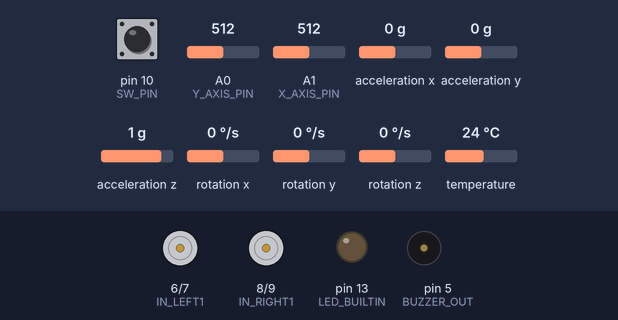
The sketch below on a simulated Arduino Uno, built with avr-gcc and run on an emulated ATmega328P. Shown: motor-driver pin pairs drawn as motors (green arrow = first pin HIGH = forward, orange = second pin HIGH = backward, longer = more drive), output pins drawn as LEDs (lit = HIGH), buzzer (waves = sounding, pin HIGH). The inputs (shaded band) are chosen by the test bench; at power-on: A1 (X_AXIS_PIN) = 512, A0 (Y_AXIS_PIN) = 512, rotation y 0 °/s, pin 10 (SW_PIN) HIGH, acceleration x 0 g, acceleration y 0 g, acceleration z 1 g, rotation x 0 °/s, rotation z 0 °/s, temperature 24 °C.

Above: at 1.3 s.
1.4 s: A1 (X_AXIS_PIN) set to 390
At 2.13 s:
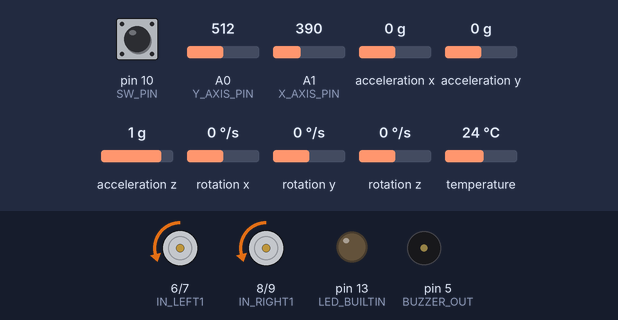
4.4 s: A0 (Y_AXIS_PIN) set to 90
At 4.89 s:
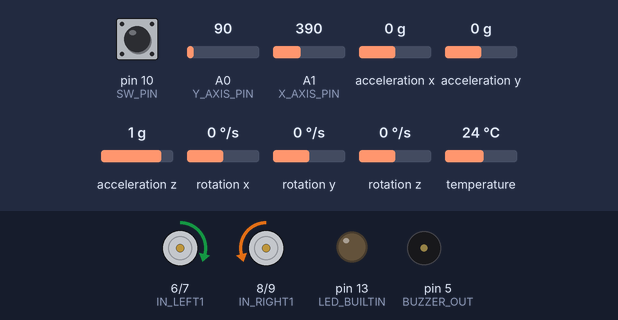
7.4 s: A0 (Y_AXIS_PIN) set to 306
10.4 s: rotation y set to -192 °/s
13.4 s: pin 10 (SW_PIN) pulled LOW for 3.2 s
19.6 s: A1 (X_AXIS_PIN) set to 716
At 28.23 s:
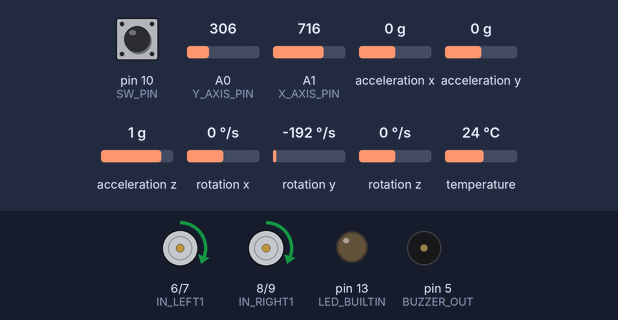
Timing chart, 0 to 62.0 s (numbered marks = the images above; inputs shaded):
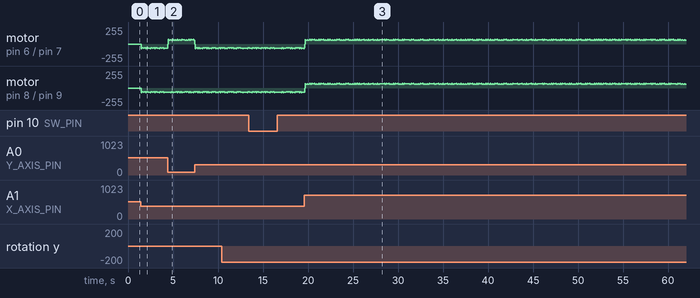

The sketch:

eeprom_motor_driver_bt_connected.ino
```cpp
#include <SPI.h>
#include <SoftwareSerial.h>
#include <Adafruit_MPU6050.h>
#include <Adafruit_Sensor.h>
#include <Wire.h>
#include <EEPROM.h>

Adafruit_MPU6050 mpu;
sensors_event_t a, g, temp;
int acceleration;
float gyrox,gyroy,gyroz;
float accx,accy,accz;
// FILE file;
const int numberStartAddress = 0;  //starting address of eeprom
int time_count;


SoftwareSerial sSerial(11, 12);

#define X_AXIS_PIN A1  // left-right
#define Y_AXIS_PIN A0  // front-back
#define SW_PIN 10

// motor left
#define IN_LEFT1 6  // motor A spin 1
#define IN_LEFT2 7  // motor A spin 2

// motor right
#define IN_RIGHT1 8  // motor B spin 1
#define IN_RIGHT2 9  // motor B spin 2

// speed factor
#define FACTOR 0.3  // average fraction of total voltage (PWM)

// buzzer
#define BUZZER_OUT 5

// loop delay
#define DELTA 10.0  // ms
#define HORIZONTAL_THRESHOLD 400
#define VERTICAL_THRESHOLD 100

//bluetooh items
bool bt_flag;
String command = "";
String state = "";
bool onInput;
String tempnum;
bool buzzflag;

void Forward() {
  digitalWrite(IN_LEFT1, HIGH);
  digitalWrite(IN_LEFT2, LOW);
  digitalWrite(IN_RIGHT1, LOW);
  digitalWrite(IN_RIGHT2, HIGH);
  delay(DELTA * FACTOR);
  digitalWrite(IN_LEFT1, LOW);
  digitalWrite(IN_LEFT2, LOW);
  digitalWrite(IN_RIGHT1, LOW);
  digitalWrite(IN_RIGHT2, LOW);
  delay(DELTA * (1.0 - FACTOR));
}

void Backward() {
  digitalWrite(IN_LEFT1, LOW);
  digitalWrite(IN_LEFT2, HIGH);
  digitalWrite(IN_RIGHT1, HIGH);
  digitalWrite(IN_RIGHT2, LOW);
  delay(DELTA * FACTOR);
  digitalWrite(IN_LEFT1, LOW);
  digitalWrite(IN_LEFT2, LOW);
  digitalWrite(IN_RIGHT1, LOW);
  digitalWrite(IN_RIGHT2, LOW);
  delay(DELTA * (1.0 - FACTOR));
}

void Left() {
  digitalWrite(IN_LEFT1, LOW);
  digitalWrite(IN_LEFT2, HIGH);
  digitalWrite(IN_RIGHT1, LOW);
  digitalWrite(IN_RIGHT2, HIGH);
  delay(DELTA * FACTOR);
  digitalWrite(IN_LEFT1, LOW);
  digitalWrite(IN_LEFT2, LOW);
  digitalWrite(IN_RIGHT1, LOW);
  digitalWrite(IN_RIGHT2, LOW);
  delay(DELTA * (1.0 - FACTOR));
}

void Right() {
  digitalWrite(IN_LEFT1, HIGH);
  digitalWrite(IN_LEFT2, LOW);
  digitalWrite(IN_RIGHT1, HIGH);
  digitalWrite(IN_RIGHT2, LOW);
  delay(DELTA * FACTOR);
  digitalWrite(IN_LEFT1, LOW);
  digitalWrite(IN_LEFT2, LOW);
  digitalWrite(IN_RIGHT1, LOW);
  digitalWrite(IN_RIGHT2, LOW);
  delay(DELTA * (1.0 - FACTOR));
}

void Stop() {
  digitalWrite(IN_LEFT1, LOW);
  digitalWrite(IN_LEFT2, LOW);
  digitalWrite(IN_RIGHT1, LOW);
  digitalWrite(IN_RIGHT2, LOW);
  delay(DELTA);
}

void setup() {

  sSerial.begin(9600);
  pinMode(SW_PIN, INPUT);
  digitalWrite(SW_PIN, HIGH);
  pinMode(BUZZER_OUT,OUTPUT);
  digitalWrite(BUZZER_OUT, LOW);
  pinMode(X_AXIS_PIN, INPUT);
  pinMode(Y_AXIS_PIN, INPUT);
  pinMode(IN_LEFT1, OUTPUT);
  pinMode(IN_LEFT2, OUTPUT);
  pinMode(IN_RIGHT1, OUTPUT);
  pinMode(IN_RIGHT2, OUTPUT);
  Serial.begin(115200);
  //Serial.begin(9600);

  // Try to initialize!
  if (!mpu.begin()) {
    Serial.println("Failed to find MPU6050 chip");
    while (1) {
      delay(10);
    }
  }
  // Serial.println("MPU6050 Found!");

  pinMode(LED_BUILTIN, OUTPUT);

  // set accelerometer range to +-8G
  mpu.setAccelerometerRange(MPU6050_RANGE_8_G);

  // set gyro range to +- 500 deg/s
  mpu.setGyroRange(MPU6050_RANGE_500_DEG);

  // set filter bandwidth to 21 Hz
  mpu.setFilterBandwidth(MPU6050_BAND_21_HZ);

  // if (!SD.begin()) {
  //   Serial.println("Error: SD not initialized");
  // }

  // file = SD.open("number.txt", FILE_WRITE);

  delay(100);
}
float absolute(float x)
{
  if(x<0)
  {
    x=x*(-1);
    return x;
  }
  return x;
}


void loop() {
  mpu.getEvent(&a, &g, &temp);
  accx=a.acceleration.x;
  accy=a.acceleration.y;
  accz=a.acceleration.z;
//  Serial.print(accx);
//  Serial.print(",");
//  Serial.print(accy);
//  Serial.print(",");
//  Serial.print(accx);
//  Serial.print(",");
//  acceleration = a.acceleration.x * a.acceleration.x + a.acceleration.y * a.acceleration.y + a.acceleration.z * a.acceleration.z;
////  Serial.print(acceleration);
//  Serial.print(",");
  gyrox=absolute(g.gyro.x);
  gyroy=absolute(g.gyro.y);
  gyroz=absolute(g.gyro.z);
//  Serial.print(gyrox);
//  Serial.print(",");
//  Serial.print(gyroy);
//  Serial.print(",");
//  Serial.print(gyroz);
//  Serial.print(",");
 /* if (acceleration > 130 || acceleration < 70) {
    digitalWrite(LED_BUILTIN, HIGH);  // turn the LED on (HIGH is the voltage level)

      }
  */
  if(gyrox > 0.5 && gyroy > 0.5  && gyroz > 0.5)
  {
    buzzflag=true;
    time_count=0;
  }


  if(buzzflag==true)
  {
    digitalWrite(BUZZER_OUT, HIGH);
  }
  else
  {
    digitalWrite(BUZZER_OUT, LOW);
  }
  int xAxisInput = analogRead(X_AXIS_PIN);
  int yAxisInput = analogRead(Y_AXIS_PIN);
  int joystickinput = digitalRead(SW_PIN);
  if(joystickinput == LOW || time_count>500)
  {
    buzzflag=false;
  }
  for (int i = 0; i < sSerial.available(); i++) {

    char c = sSerial.read();
    onInput = true;
    if (c != '\\') {
      if ('a' <= c && c <= 'z' || c == '$') {
        command += c;
      }
    } else {
      if (command == "$") {
        state = "";
      } else {
        state = command;
      }
      onInput = false;
      break;
    }
  }

  if (state == "x") {
    bt_flag = true;
    state = "";
  } else if (state == "y") {
    bt_flag = false;
    state="";
  } else if (state == "q") {
    //bt flag on== 1 or off == 0
    if (bt_flag) {
      sSerial.write("1");

    } else {
      // sSerial.print("0");
      sSerial.write("0");

    }
    state = "";

  } else if (state == "s") {  // checking if state(=command) 's', what follows shall be the number
    //string input and parsing job here,
    //assuming phone number in String number, size == 11
     tempnum= "";
    for (int offset = 0;offset < sSerial.available(); offset++) {
      char digit = sSerial.read();
    if (digit != '\\') {
      if ('0' <= digit && digit <= '9') {
         tempnum += digit;
         EEPROM.write(numberStartAddress + offset, (int)digit);
      }
    } else {
        state = "";
        //Serial.println(tempnum);
        break;
      }
    }

    }
 else if (state == "k") {  // number read command
    String number = "";
    for (int offset = 0; offset < 11; offset++) {
      number += (char)EEPROM.read(numberStartAddress + offset);
    }
    //now number has the 11 digit number, write back to bluetooth module

    }

  if (bt_flag) {
    if (state == "f") {
      Forward();
    } else if (state == "b") {
      Backward();
    } else if (state == "r") {
      Right();
    } else if (state == "l") {
      Left();
    }
  } else {
    if (VERTICAL_THRESHOLD < yAxisInput && yAxisInput < 1023 - VERTICAL_THRESHOLD)  // if y axis not in threshold move left right
    {
      if (HORIZONTAL_THRESHOLD < xAxisInput && xAxisInput < 1023 - HORIZONTAL_THRESHOLD) {
        Stop();
      } else {
        if (xAxisInput < HORIZONTAL_THRESHOLD) {
          Left();
        } else {
          Right();
        }
      }
    } else {
      if (yAxisInput < VERTICAL_THRESHOLD) {

        Forward();
      } else {

        Backward();
      }
    }
  }
  if (!onInput) {
    command = "";
  }
  time_count++;
  digitalWrite(LED_BUILTIN, LOW);
  Serial.println("");
}
```
